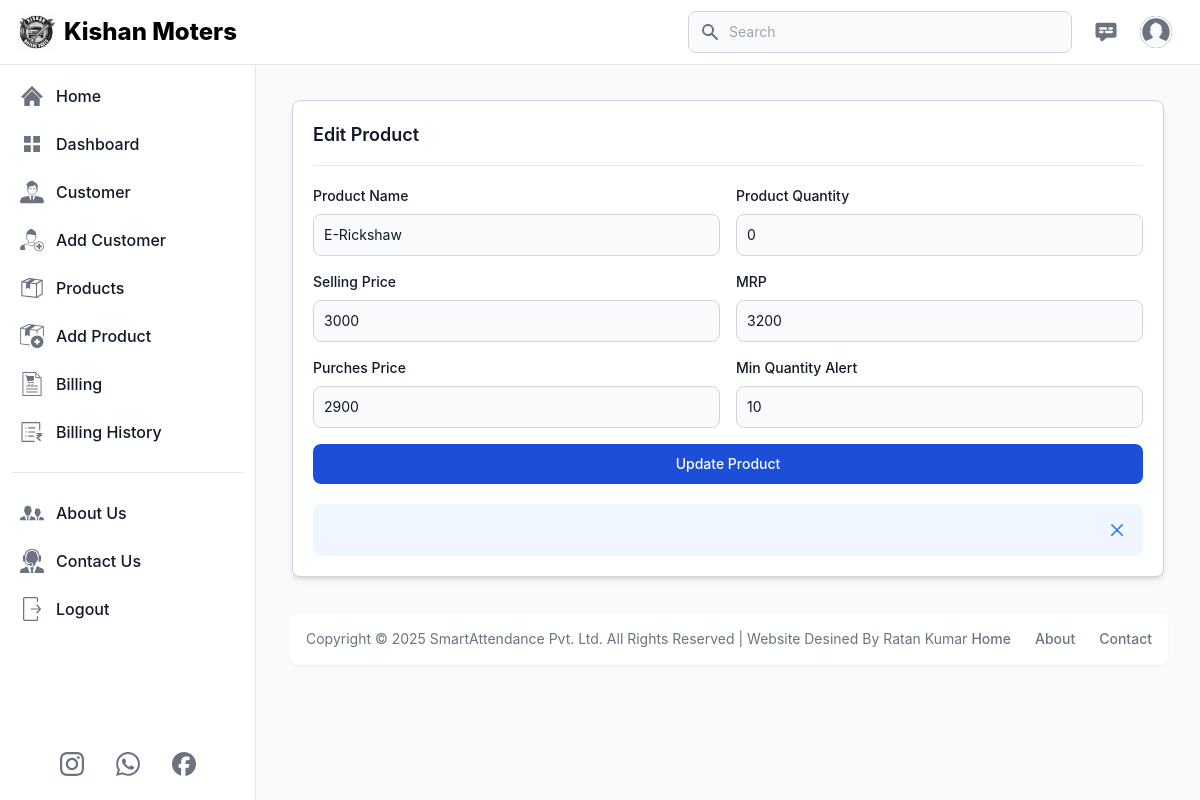
Screenshot of /edit_product/3 (signed in) with the database file from the repository.
### app.py (models this page shows, shortened)
class Products(db.Model):
    id = db.Column(db.Integer, primary_key=True)
    user_id = db.Column(db.Integer, db.ForeignKey('user.id'), nullable=False)
    prod_name = db.Column(db.String(100), nullable=False)
    prod_quantity = db.Column(db.Integer, nullable=False)
    prod_sell_price = db.Column(db.Integer, nullable=False)
    prod_mrp = db.Column(db.Integer, nullable=False)
    prod_buy_price = db.Column(db.Integer, nullable=False)
    prod_min_quantity = db.Column(db.Integer, nullable=False)

### app.py (the view)
@app.route('/edit_product/<int:id>', methods=['GET'])
def edit_product(id):
    if 'email' in session:
        user = User.query.filter_by(email=session['email']).first()
        product = Products.query.filter_by(id=id, user_id=user.id).first()
        messages = Contact_us.query.order_by(Contact_us.id.desc()).all()
        if not product :
            flash('Data not found or you do not have permission to edit this data.', 'error')
            return redirect('/products')
        return render_template('edit_product.html', title='Edit Product', user=user, product=product, messages=messages)
    else:
        flash('You need to login first.', 'error')
        return redirect('/login')

### templates/edit_product.html (shortened to what this page needs)
{% extends 'layout.html' %}
{% block content %}
<main class="p-4 md:ml-64 h-auto pt-20">
    <div class="p-5 m-2 md:m-5 bg-white dark:bg-gray-800 rounded-lg shadow-md border border-gray-300 dark:border-gray-700">
        <div class="flex justify-between items-center pb-4 mb-4 rounded-t border-b sm:mb-5 dark:border-gray-600">
            <h3 class="text-lg font-semibold text-gray-900 dark:text-white">
                {{title}}
            </h3>
        </div>
        <form action="{{ url_for('update_data', id=product.id) }}" method="post">
            <div class="grid gap-4 mb-4 sm:grid-cols-2">
                <div>
                    <label for="Product Name"
                        class="block mb-2 text-sm font-medium text-gray-900 dark:text-white">Product Name</label>
                    <input type="text" name="product_name" id="product_name" value="{{product.prod_name}}"
                        class="bg-gray-50 border border-gray-300 text-gray-900 text-sm rounded-lg focus:ring-primary-600 focus:border-primary-600 block w-full p-2.5 dark:bg-gray-700 dark:border-gray-600 dark:placeholder-gray-400 dark:text-white dark:focus:ring-primary-500 dark:focus:border-primary-500"
                        placeholder="Enter Product Name" required="">
                </div>
                <div>
                    <label for="Product Quantity"
                        class="block mb-2 text-sm font-medium text-gray-900 dark:text-white">Product Quantity</label>
                    <input type="number" name="product_quantity" value="{{product.prod_quantity}}"id="product_quantity"
                        class="bg-gray-50 border border-gray-300 text-gray-900 text-sm rounded-lg focus:ring-primary-600 focus:border-primary-600 block w-full p-2.5 dark:bg-gray-700 dark:border-gray-600 dark:placeholder-gray-400 dark:text-white dark:focus:ring-primary-500 dark:focus:border-primary-500"
                        placeholder="50" required="">
                </div>
                <div>
                    <label for="Selling Price"
                        class="block mb-2 text-sm font-medium text-gray-900 dark:text-white">Selling Price</label>
                    <input type="number" name="selling_price" id="selling_price" value="{{product.prod_sell_price}}"
                        class="bg-gray-50 border border-gray-300 text-gray-900 text-sm rounded-lg focus:ring-primary-600 focus:border-primary-600 block w-full p-2.5 dark:bg-gray-700 dark:border-gray-600 dark:placeholder-gray-400 dark:text-white dark:focus:ring-primary-500 dark:focus:border-primary-500"
                        placeholder="₹550" required="">
                </div>
                <div>
                    <label for="MRP" class="block mb-2 text-sm font-medium text-gray-900 dark:text-white">MRP</label>
                    <input type="number" name="mrp" id="mrp" value="{{product.prod_mrp}}"
                        class="bg-gray-50 border border-gray-300 text-gray-900 text-sm rounded-lg focus:ring-primary-600 focus:border-primary-600 block w-full p-2.5 dark:bg-gray-700 dark:border-gray-600 dark:placeholder-gray-400 dark:text-white dark:focus:ring-primary-500 dark:focus:border-primary-500"
                        placeholder="₹550" required="">
                </div>
                <div>
                    <label for="Purches Price"
                        class="block mb-2 text-sm font-medium text-gray-900 dark:text-white">Purches Price
                    </label>
                    <input type="number" name="purches_price" id="purches_price" value="{{product.prod_buy_price}}"
                        class="bg-gray-50 border border-gray-300 text-gray-900 text-sm rounded-lg focus:ring-primary-600 focus:border-primary-600 block w-full p-2.5 dark:bg-gray-700 dark:border-gray-600 dark:placeholder-gray-400 dark:text-white dark:focus:ring-primary-500 dark:focus:border-primary-500"
                        placeholder="₹550" required="">
                </div>
                <div>
                    <label for="Min Quantity" class="block mb-2 text-sm font-medium text-gray-900 dark:text-white">Min
                        Quantity Alert</label>
                    <input type="number" name="min_quantity" id="min_quantity" value="{{product.prod_min_quantity}}"
                        class="bg-gray-50 border border-gray-300 text-gray-900 text-sm rounded-lg focus:ring-primary-600 focus:border-primary-600 block w-full p-2.5 dark:bg-gray-700 dark:border-gray-600 dark:placeholder-gray-400 dark:text-white dark:focus:ring-primary-500 dark:focus:border-primary-500"
                        placeholder="50" required="">
                </div>
            </div>
            <div class="w-full flex justify-center text-center">
                <button type="submit"
                    class="w-full text-white items-center bg-primary-700 hover:bg-primary-800 focus:ring-4 focus:outline-none focus:ring-primary-300 font-medium rounded-lg text-sm px-5 py-2.5 text-center dark:bg-primary-600 dark:hover:bg-primary-700 dark:focus:ring-primary-800">
                    Update Product
                </button>
            </div>
            <div id="alert-1"
                class="flex items-center p-4 mt-5 text-blue-800 rounded-lg bg-blue-50 dark:bg-gray-900 dark:text-blue-400"
                role="alert">
                <button type="button"
                    class="ms-auto -mx-1.5 -my-1.5 bg-blue-50 text-blue-500 rounded-lg focus:ring-2 focus:ring-blue-400 p-1.5 hover:bg-blue-200 inline-flex items-center justify-center h-8 w-8 dark:bg-gray-800 dark:text-blue-400 dark:hover:bg-gray-700"
                    data-dismiss-target="#alert-1" aria-label="Close">
                    <svg class="w-3 h-3" aria-hidden="true" xmlns="http://www.w3.org/2000/svg" fill="none"
                        viewBox="0 0 14 14">
                        <path stroke="currentColor" stroke-linecap="round" stroke-linejoin="round" stroke-width="2"
                            d="m1 1 6 6m0 0 6 6M7 7l6-6M7 7l-6 6" />
                    </svg>
                </button>
            </div>
        </form>
    </div>
</main>
{% endblock %}

### rows the page displays
Products: product_name "E-Rickshaw", product_quantity "0", selling_price "3000", mrp "3200", purches_price "2900", min_quantity "10"

### other values shown
{{ title }} "Edit Product"
